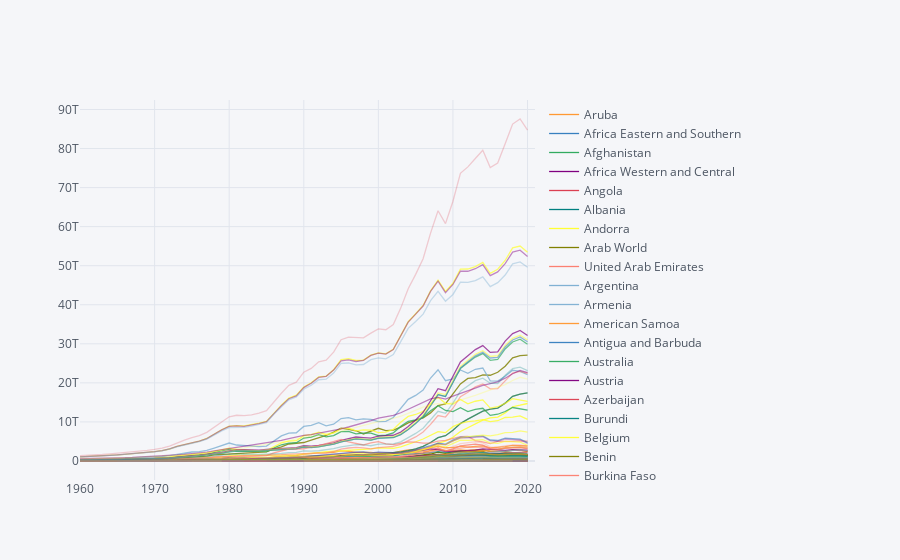

The notebook cell saved with this chart:
### Code cell
# GDP from other file
df_gdp = pd.read_csv('./data/gdp.csv', header=2)
df_gdp = df_gdp.drop(columns=['Country Code', 'Indicator Name', 'Indicator Code', 'Unnamed: 66']).set_index('Country Name').T
df_gdp.index = df_gdp.index.astype(int)
df_gdp.iplot()
